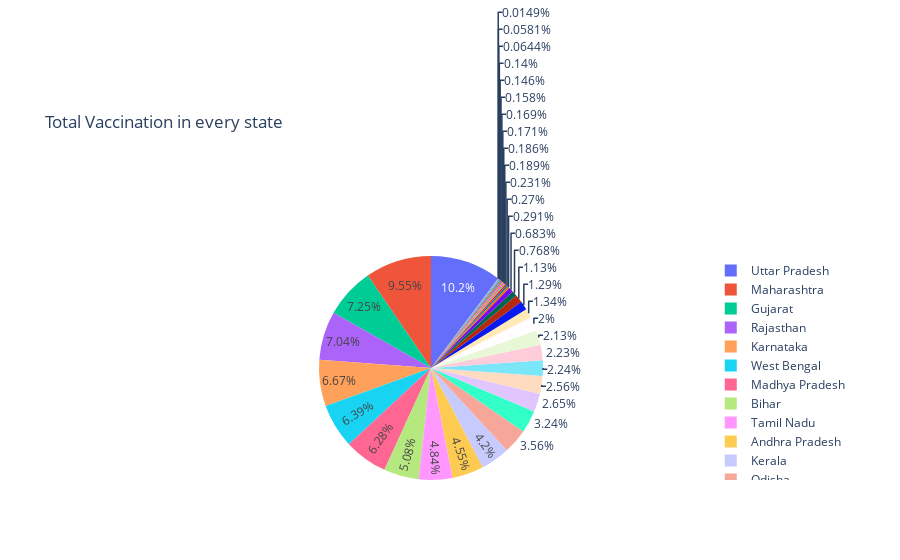

Notebook code cell kept with this figure:
### Code cell
# Total vaccination from every state

fig_4 = px.pie(vaccination, values="Total Vaccination Doses", names=vaccination['State/UTs'], title="Total Vaccination in every state")
fig_4.show()

### Figure 1 — Plotly figure (JSON) as saved in the notebook; plotly's stock layout.template omitted (floating-point values rounded to 4 significant figures)
{"data": [{"domain": {"x": [0, 1], "y": [0, 1]}, "hovertemplate": "State/UTs=%{label}<br>Total Vaccination Doses=%{value}<extra></extra>", "labels": ["Andaman and Nicobar", "Andhra Pradesh", "Arunachal Pradesh", "Assam", "Bihar", "Chandigarh", "Chhattisgarh", "Daman and Diu", "Delhi", "Goa", "Gujarat", "Haryana", "Himachal Pradesh", "Jammu and Kashmir", "Jharkhand", "Karnataka", "Kerala", "Ladakh", "Lakshadweep", "Madhya Pradesh", "Maharashtra", "Manipur", "Meghalaya", "Mizoram", "Nagaland", "Odisha", "Puducherry", "Punjab", "Rajasthan", "Sikkim", "Tamil Nadu", "Telangana", "Tripura", "Uttar Pradesh", "Uttarakhand", "West Bengal", "Miscellaneous"], "legendgroup": "", "name": "", "showlegend": true, "type": "pie", "values": [275389, 19473722, 806781, 9534775, 21716355, 731391, 11352836, 597192, 9603697, 1243867, 31024902, 10941702, 4841257, 5735365, 8577241, 28559712, 17976323, 248685, 63558, 26859290, 40856283, 1155884, 987302, 796828, 724280, 15244784, 674540, 9104405, 30117834, 624999, 20727939, 13843216, 2921580, 43813753, 5498610, 27341488, 3284496]}], "layout": {"legend": {"tracegroupgap": 0}, "title": {"text": "Total Vaccination in every state"}}}
